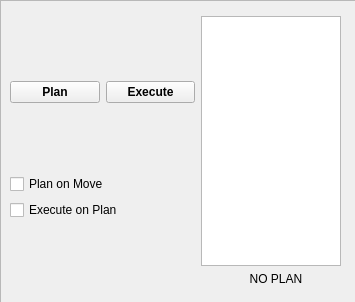
<?xml version="1.0" encoding="UTF-8"?>
<ui version="4.0">
 <class>MultiGroupControls</class>
 <widget class="QWidget" name="MultiGroupControls">
  <property name="geometry">
   <rect>
    <x>0</x>
    <y>0</y>
    <width>355</width>
    <height>302</height>
   </rect>
  </property>
  <property name="sizePolicy">
   <sizepolicy hsizetype="Fixed" vsizetype="Fixed">
    <horstretch>0</horstretch>
    <verstretch>0</verstretch>
   </sizepolicy>
  </property>
  <property name="windowTitle">
   <string>Form</string>
  </property>
  <widget class="QFrame" name="frame">
   <property name="geometry">
    <rect>
     <x>0</x>
     <y>0</y>
     <width>361</width>
     <height>303</height>
    </rect>
   </property>
   <property name="sizePolicy">
    <sizepolicy hsizetype="Fixed" vsizetype="Fixed">
     <horstretch>0</horstretch>
     <verstretch>0</verstretch>
    </sizepolicy>
   </property>
   <property name="minimumSize">
    <size>
     <width>225</width>
     <height>0</height>
    </size>
   </property>
   <property name="maximumSize">
    <size>
     <width>400</width>
     <height>16777215</height>
    </size>
   </property>
   <property name="frameShape">
    <enum>QFrame::StyledPanel</enum>
   </property>
   <property name="frameShadow">
    <enum>QFrame::Raised</enum>
   </property>
   <layout class="QGridLayout" name="gridLayout">
    <item row="0" column="0">
     <layout class="QVBoxLayout" name="verticalLayout_4">
      <item>
       <layout class="QHBoxLayout" name="horizontalLayout_2">
        <item>
         <widget class="QPushButton" name="plan_button">
          <property name="maximumSize">
           <size>
            <width>90</width>
            <height>16777215</height>
           </size>
          </property>
          <property name="font">
           <font>
            <weight>75</weight>
            <bold>true</bold>
           </font>
          </property>
          <property name="text">
           <string>Plan</string>
          </property>
         </widget>
        </item>
        <item>
         <widget class="QPushButton" name="execute_button">
          <property name="sizePolicy">
           <sizepolicy hsizetype="Fixed" vsizetype="Fixed">
            <horstretch>0</horstretch>
            <verstretch>0</verstretch>
           </sizepolicy>
          </property>
          <property name="maximumSize">
           <size>
            <width>100</width>
            <height>16777215</height>
           </size>
          </property>
          <property name="font">
           <font>
            <weight>75</weight>
            <bold>true</bold>
           </font>
          </property>
          <property name="text">
           <string>Execute</string>
          </property>
         </widget>
        </item>
       </layout>
		</item>
      <item>
       <layout class="QVBoxLayout" name="verticalLayout">
        <item>
         <widget class="QCheckBox" name="plan_on_move">
          <property name="text">
           <string>Plan on Move</string>
          </property>
          <property name="checkable">
           <bool>true</bool>
          </property>
         </widget>
        </item>
        <item>
         <widget class="QCheckBox" name="execute_on_plan">
          <property name="text">
           <string>Execute on Plan</string>
          </property>
         </widget>
        </item>
       </layout>
      </item>
     </layout>
	 </item>
    <item row="0" column="1">
     <layout class="QVBoxLayout" name="verticalLayout_3">
      <item>
       <widget class="QListWidget" name="group_list">
        <property name="sizePolicy">
         <sizepolicy hsizetype="Fixed" vsizetype="Fixed">
          <horstretch>0</horstretch>
          <verstretch>0</verstretch>
         </sizepolicy>
        </property>
        <property name="minimumSize">
         <size>
          <width>0</width>
          <height>250</height>
         </size>
        </property>
        <property name="maximumSize">
         <size>
          <width>140</width>
          <height>375</height>
         </size>
        </property>
       </widget>
      </item>
      <item>
       <widget class="QLabel" name="plan_label">
        <property name="sizePolicy">
         <sizepolicy hsizetype="Fixed" vsizetype="Preferred">
          <horstretch>0</horstretch>
          <verstretch>0</verstretch>
         </sizepolicy>
        </property>
        <property name="maximumSize">
         <size>
          <width>150</width>
          <height>16777215</height>
         </size>
        </property>
        <property name="text">
         <string>NO PLAN</string>
        </property>
        <property name="alignment">
         <set>Qt::AlignCenter</set>
        </property>
       </widget>
      </item>
     </layout>
    </item>
   </layout>
  </widget>
 </widget>
 <resources/>
 <connections/>
</ui>
